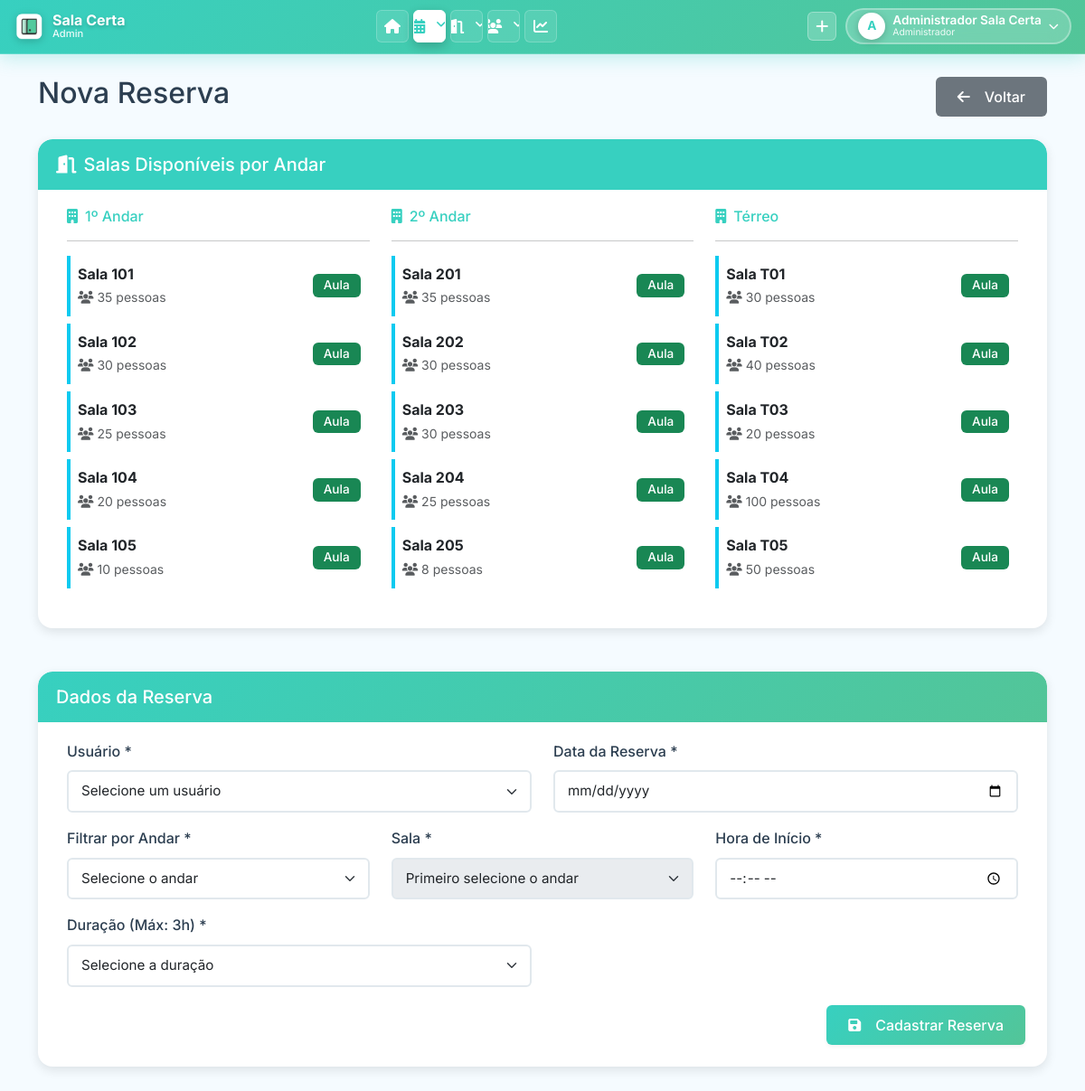
/pages/nova_reserva.php (signed in), run on the app's committed database.
### tables this page shows
CREATE TABLE `SALA` (
    `SALA_ID` INT(11) NOT NULL AUTO_INCREMENT,
    `NUM_SALA` VARCHAR(50) NOT NULL COMMENT 'Número/código da sala (ex: 101, T01, LAB-01)',
    `QTD_PESSOAS` INT(11) NOT NULL DEFAULT 0 COMMENT 'Capacidade máxima de pessoas',
    `DESCRICAO` TEXT DEFAULT NULL COMMENT 'Descrição da sala e recursos disponíveis',
    `TIPO_SALA` VARCHAR(100) DEFAULT '' COMMENT 'Tipo: Sala de Aula, Laboratório, Auditório, Sala de Reunião, Biblioteca',
    `SETOR_RESPONSAVEL` VARCHAR(255) DEFAULT '' COMMENT 'Setor responsável pela sala',
    PRIMARY KEY (`SALA_ID`),
    UNIQUE KEY `uk_num_sala` (`NUM_SALA`)
);

### classes/Sala.php (called while the page is built, shortened)
<?php
class Sala {
    public static function listarTodas() {
        $conn = Conexao::getConn();
        $sql = "SELECT * FROM SALA ORDER BY NUM_SALA";
        $stmt = $conn->prepare($sql);
        $stmt->execute();
        return $stmt->fetchAll();
    }
}

### pages/nova_reserva.php (the view, shortened to what this page needs)
<?php
require_once __DIR__ . '/../classes/Sala.php';
$todasSalas = Sala::listarTodas();
$salasPorAndar = [];
foreach ($todasSalas as $sala) {
    $numSala = $sala['NUM_SALA'];
    if (strpos($numSala, 'T') === 0) {
        $andar = 'Térreo';
    } else if (strpos($numSala, '1') === 0) {
        $andar = '1º Andar';
    } else if (strpos($numSala, '2') === 0) {
        $andar = '2º Andar';
    } else {
        $andar = 'Outros';
    }
    if (!isset($salasPorAndar[$andar])) {
        $salasPorAndar[$andar] = [];
    }
    $salasPorAndar[$andar][] = $sala;
}
include __DIR__ . '/../includes/header.php';
?>
<div class="row">
    <div class="col-md-12">
        <div class="d-flex justify-content-between align-items-center mb-4">
            <h2>Nova Reserva</h2>
            <a href="reservas.php" class="btn btn-secondary">
                <i class="fas fa-arrow-left me-2"></i>Voltar
            </a>
        </div>
    </div>
</div>
<div class="row mb-4">
    <div class="col-md-12">
        <div class="card">
            <div class="card-header bg-primary text-white">
                <h5 class="card-title mb-0">
                    <i class="fas fa-door-open me-2"></i>Salas Disponíveis por Andar
                </h5>
            </div>
            <div class="card-body">
                <div class="row">
                    <?php foreach ($salasPorAndar as $andar => $salas): ?>
                    <div class="col-md-4 mb-3">
                        <h6 class="text-primary">
                            <i class="fas fa-building me-2"></i><?php echo $andar; ?>
                        </h6>
                        <hr>
                        <?php foreach ($salas as $sala): ?>
                        <div class="d-flex justify-content-between align-items-center mb-2 p-2 border-start border-4 border-info">
                            <div>
                                <strong>Sala <?php echo $sala['NUM_SALA']; ?></strong>
                                <br>
                                <small class="text-muted">
                                    <i class="fas fa-users"></i> <?php echo $sala['QTD_PESSOAS']; ?> pessoas
                                </small>
                            </div>
                            <span class="badge bg-<?php
                                $tipo = $sala['TIPO_SALA'] ?? 'aula';
                                echo ($tipo == 'aula') ? 'primary' : (($tipo == 'laboratorio') ? 'warning' : 'success');
                            ?>">
                                <?php
                                    $tipos = ['aula' => 'Aula', 'laboratorio' => 'Lab', 'reuniao' => 'Reunião', 'auditorio' => 'Auditório'];
                                    echo $tipos[$tipo] ?? 'Aula';
                                ?>
                            </span>
                        </div>
                        <?php endforeach; ?>
                    </div>
                    <?php endforeach; ?>
                </div>
            </div>
        </div>
    </div>
</div>
<div class="row">
    <div class="col-md-12">
        <div class="card">
            <div class="card-header">
                <h5 class="card-title mb-0">Dados da Reserva</h5>
            </div>
            <div class="card-body">
                <form method="post" class="needs-validation" novalidate>
                    <div class="row mb-3">
                        <div class="col-md-6">
                            <label for="usuario_id" class="form-label">Usuário *</label>
                            <select class="form-select" id="usuario_id" name="usuario_id" required>
                                <option value="">Selecione um usuário</option>
                            </select>
                        </div>
                        <div class="col-md-6">
                            <label for="data_reserva" class="form-label">Data da Reserva *</label>
                            <input type="date" class="form-control" id="data_reserva" name="data_reserva" required min="<?php echo date('Y-m-d'); ?>">
                        </div>
                    </div>
                    <div class="row mb-3">
                        <div class="col-md-4">
                            <label for="andar_filtro" class="form-label">Filtrar por Andar *</label>
                            <select class="form-select" id="andar_filtro" required>
                                <option value="">Selecione o andar</option>
                            </select>
                        </div>
                        <div class="col-md-4">
                            <label for="sala_id" class="form-label">Sala *</label>
                            <select class="form-select" id="sala_id" name="sala_id" required disabled>
                                <option value="">Primeiro selecione o andar</option>
                            </select>
                        </div>
                        <div class="col-md-4">
                            <label for="hora_inicio" class="form-label">Hora de Início *</label>
                            <input type="time" class="form-control" id="hora_inicio" name="hora_inicio" required>
                        </div>
                    </div>
                    <div class="row mb-3">
                        <div class="col-md-6">
                            <label for="tempo_reserva" class="form-label">Duração (Máx: 3h) *</label>
                            <select class="form-select" id="tempo_reserva" name="tempo_reserva" required>
                                <option value="">Selecione a duração</option>
                            </select>
                        </div>
                    </div>
                    <div class="d-grid gap-2 d-md-flex justify-content-md-end">
                        <button type="submit" class="btn btn-primary">
                            <i class="fas fa-save me-2"></i>Cadastrar Reserva
                        </button>
                    </div>
                </form>
            </div>
        </div>
    </div>
</div>
<?php include __DIR__ . '/../includes/footer.php'; ?>

### assets/css/style.css (style rules this page uses)
:root { --primary: #37D0C0; --primary-dark: #2bb8a8; --primary-light: #53C598; --secondary: #B3E2D0; --accent: #e40b0b; --bg-light: #F5FBFF; --bg-white: #ffffff; --text-dark: #2c3e50; --text-light: #7f8c8d; --text-white: #ffffff; --border-color: #e1e8ed; --shadow-sm: 0 2px 4px rgba(0, 0, 0, 0.05); --shadow-md: 0 4px 12px rgba(0, 0, 0, 0.1); --shadow-lg: 0 8px 24px rgba(0, 0, 0, 0.12); --shadow-xl: 0 12px 40px rgba(0, 0, 0, 0.15); --transition: all 0.3s cubic-bezier(0.4, 0, 0.2, 1); --radius-sm: 6px; --radius-md: 10px; --radius-lg: 16px; }
* { margin: 0; padding: 0; box-sizing: border-box; }
body { font-family: 'Inter', 'Segoe UI', Tahoma, Geneva, Verdana, sans-serif; background-color: var(--bg-light); color: var(--text-dark); line-height: 1.6; overflow-x: hidden; }
.card { border: none; border-radius: var(--radius-lg); box-shadow: var(--shadow-md); margin-bottom: 24px; transition: var(--transition); overflow: hidden; background: var(--bg-white); animation: fadeIn 0.5s ease-out; }
.card-header { background: linear-gradient(135deg, var(--primary), var(--primary-light)); color: var(--text-white); border: none; padding: 18px 24px; font-weight: 600; font-size: 1.1rem; border-radius: var(--radius-lg) var(--radius-lg) 0 0 !important; }
.card-body { padding: 24px; }
.btn { border-radius: var(--radius-sm); padding: 10px 24px; font-weight: 500; transition: var(--transition); border: none; display: inline-flex; align-items: center; gap: 8px; }
.btn-primary { background: linear-gradient(135deg, var(--primary), var(--primary-light)); color: var(--text-white); box-shadow: var(--shadow-sm); }
.btn-secondary { background: #6c757d; color: var(--text-white); }
.badge { padding: 6px 12px; border-radius: var(--radius-sm); font-weight: 500; font-size: 0.85rem; }
.form-control, .form-select { border: 2px solid var(--border-color); border-radius: var(--radius-sm); padding: 10px 14px; transition: var(--transition); font-size: 0.95rem; }
.form-label { font-weight: 500; color: var(--text-dark); margin-bottom: 8px; }
.text-primary { color: var(--primary) !important; }
.bg-primary { background: var(--primary) !important; }
html { scroll-behavior: smooth; }

### assets/css/global.css (style rules this page uses)
body { padding: 0 !important; margin: 0 !important; }
.card, .alert, .table-responsive, .row { margin-left: 0 !important; margin-right: 0 !important; }
.row { margin-left: 0; margin-right: 0; }
.col, [class*="col-"] { padding-left: calc(var(--bs-gutter-x) * .5); padding-right: calc(var(--bs-gutter-x) * .5); }
html { scroll-behavior: smooth; }
body { overflow-x: hidden; }
.mb-4 { margin-bottom: 1.5rem !important; }
.card-body { padding: 1.25rem !important; }
.card-header { padding: 1rem 1.25rem !important; }
.btn { margin: 0.25rem; }
.btn-group .btn, .d-flex .btn { margin: 0; }
* { box-sizing: border-box; }
.badge { margin: 0.125rem; }

### data on the page
sala: NUM_SALA "101", QTD_PESSOAS "35", TIPO_SALA "Aula"
sala: NUM_SALA "102", QTD_PESSOAS "30", TIPO_SALA "Aula"
sala: NUM_SALA "103", QTD_PESSOAS "25", TIPO_SALA "Aula"
sala: NUM_SALA "104", QTD_PESSOAS "20", TIPO_SALA "Aula"
sala: NUM_SALA "105", QTD_PESSOAS "10", TIPO_SALA "Aula"
sala: NUM_SALA "201", QTD_PESSOAS "35", TIPO_SALA "Aula"
sala: NUM_SALA "202", QTD_PESSOAS "30", TIPO_SALA "Aula"
sala: NUM_SALA "203", QTD_PESSOAS "30", TIPO_SALA "Aula"
sala: NUM_SALA "204", QTD_PESSOAS "25", TIPO_SALA "Aula"
sala: NUM_SALA "205", QTD_PESSOAS "8", TIPO_SALA "Aula"
sala: NUM_SALA "Térreo", NUM_SALA "T05", QTD_PESSOAS "50", TIPO_SALA "Aula"
sala: NUM_SALA "T01", QTD_PESSOAS "30", TIPO_SALA "Aula"
sala: NUM_SALA "T02", QTD_PESSOAS "40", TIPO_SALA "Aula"
sala: NUM_SALA "T03", QTD_PESSOAS "20", TIPO_SALA "Aula"
sala: NUM_SALA "T04", QTD_PESSOAS "100", TIPO_SALA "Aula"

### other printed values
substr($_SESSION['usuario_nome'], 0, 1) "A"
$_SESSION['usuario_nome'] "Administrador Sala Certa"
$andar "1º Andar"
$andar "2º Andar"
